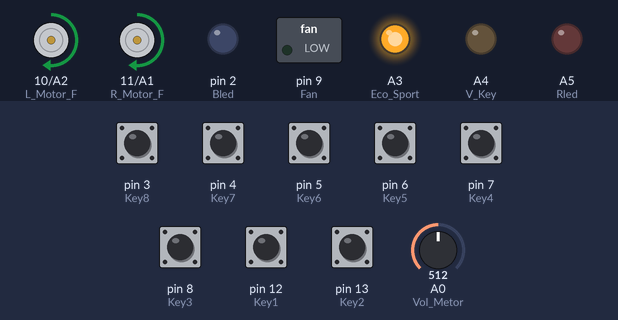
A sketch run on a simulated Arduino Nano, built with avr-gcc and run on an emulated ATmega328P. Shown: motor-driver pin pairs drawn as motors (green arrow = first pin HIGH = forward, orange = second pin HIGH = backward, longer = more drive), switched loads named in the sketch (green lamp = pin HIGH), output pins drawn as LEDs (lit = HIGH). The test bench sets the inputs (shaded band); at power-on: pin 3 (Key8), pin 4 (Key7), pin 5 (Key6), pin 6 (Key5), pin 7 (Key4), pin 8 (Key3), pin 12 (Key1), pin 13 (Key2) HIGH, A0 (Vol_Metor) = 512.

Above: at 2.2 s.
2.3 s: pin 3 (Key8) pulled LOW for 0.15 s
At 3.6 s:
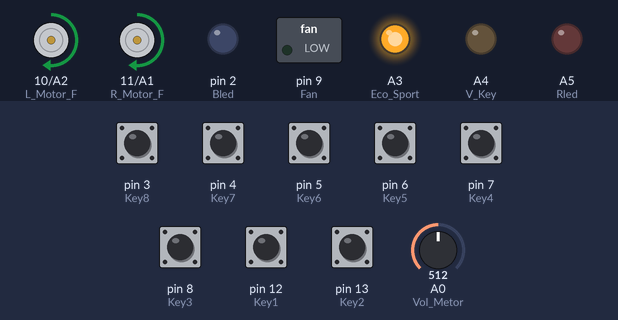
3.9 s: A0 (Vol_Metor) set to 418
5.4 s: A0 (Vol_Metor) set to 387
At 6.6 s:
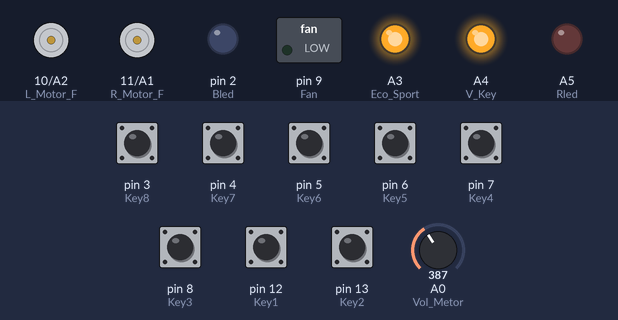
6.9 s: A0 (Vol_Metor) set to 410
At 7.8 s:
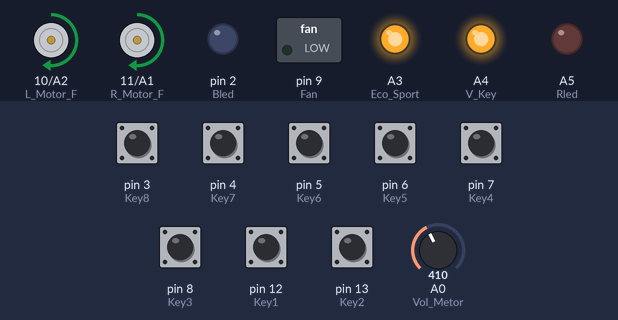
8.4 s: pin 4 (Key7) pulled LOW for 0.15 s
At 9.7 s:
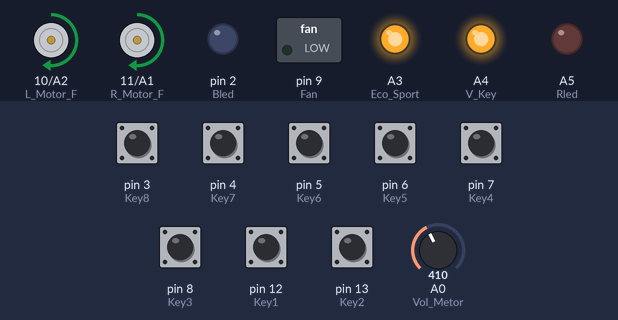
10.0 s: pin 12 (Key1) pulled LOW for 0.15 s
At 10.9 s:
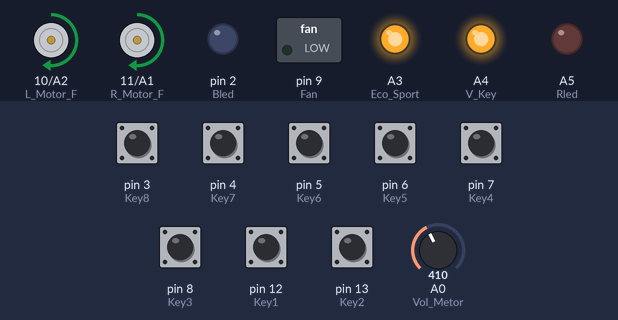
Timing chart, 0 to 12.6 s (numbered marks = the images above; inputs shaded):
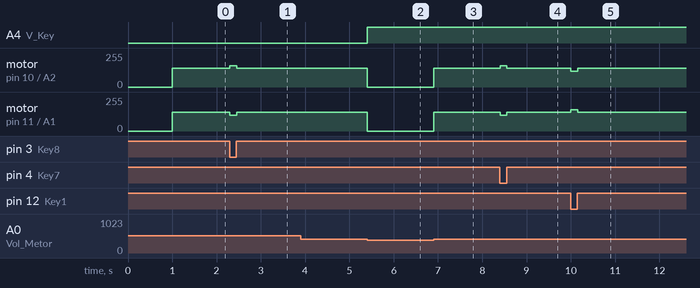

Measured:
- the behaviour switches between 400 and 399 on A0 (Vol_Metor) (found by bisection; images 1 and 2)
- after the input at 2.3 s, motor on pin 10 (L_Motor_F) / A2 (L_Motor_B): forward 140/255 → forward 160/255 at once, → forward 140/255 0.15 s later; motor on pin 11 (R_Motor_F) / A1 (R_Motor_B): forward 140/255 → forward 120/255 at once, → forward 140/255 0.15 s later
- after the input at 3.9 s, every drawn part: stays the same
- after the input at 5.4 s, A4 (V_Key): LOW → HIGH at once; motor on pin 10 (L_Motor_F) / A2 (L_Motor_B), motor on pin 11 (R_Motor_F) / A1 (R_Motor_B): forward 140/255 → stopped at once
- after the input at 6.9 s, motor on pin 10 (L_Motor_F) / A2 (L_Motor_B), motor on pin 11 (R_Motor_F) / A1 (R_Motor_B): stopped → forward 140/255 at once
- after the input at 8.4 s, motor on pin 10 (L_Motor_F) / A2 (L_Motor_B): forward 140/255 → forward 160/255 at once, → forward 140/255 0.15 s later; motor on pin 11 (R_Motor_F) / A1 (R_Motor_B): forward 140/255 → forward 120/255 at once, → forward 140/255 0.15 s later
- after the input at 10.0 s, motor on pin 10 (L_Motor_F) / A2 (L_Motor_B): forward 140/255 → forward 120/255 at once, → forward 140/255 0.15 s later; motor on pin 11 (R_Motor_F) / A1 (R_Motor_B): forward 140/255 → forward 160/255 at once, → forward 140/255 0.15 s later

The sketch:

main.ino
```cpp
#define L_Motor_F 10
#define R_Motor_F 11
#define L_Motor_B A2
#define R_Motor_B A1
#define Key8      3
#define Key7      4
#define Key6      5
#define Key5      6
#define Key4      7
#define Key3      8
#define Key2      13
#define Key1      12
#define Fan       9
#define Gled      A7
#define Rled      A5
#define Bled      2
#define V_Key     A4
#define Eco_Sport A3
#define Vol_Metor A0
int V_Key8      = 0;
int V_Key7      = 0;
int V_Key6      = 0;
int V_Key5      = 0;
int V_Key4      = 0;
int V_Key3      = 0;
int V_Key2      = 0;
int V_Key1      = 0;
int outline     = 0;
int previous_outline = 0;
int leftSpeed   = 0;
int rightSpeed  = 0;
#define speedPosito  140
int attacknoise = 0;
#define num_attacknoise  200
#define k_p  20
#define k_d  20
int P = 0, D = 0;
int Output = 0;
int error();
void robotRun();
void stopRobot();
void deBug();

//----------------------------------------------------------------------------------------------------------//
//----------------------------------------------------------------------------------------------------------//
//----------------------------------------------------------------------------------------------------------//
//----------------------------------------------------------------------------------------------------------//
//----------------------------------------------------------------------------------------------------------//
void setup()
{
    Serial.begin(9600);
    pinMode(L_Motor_F, OUTPUT);
    pinMode(R_Motor_F, OUTPUT);
    pinMode(L_Motor_B, OUTPUT);
    pinMode(R_Motor_B, OUTPUT);
    pinMode(Key8     , INPUT );
    pinMode(Key7     , INPUT );
    pinMode(Key6     , INPUT );
    pinMode(Key5     , INPUT );
    pinMode(Key4     , INPUT );
    pinMode(Key3     , INPUT );
    pinMode(Key2     , INPUT );
    pinMode(Key1     , INPUT );
    pinMode(Fan      , OUTPUT);
    pinMode(Gled     , OUTPUT);
    pinMode(Rled     , OUTPUT);
    pinMode(Bled     , OUTPUT);
    pinMode(V_Key    , OUTPUT);
    pinMode(Eco_Sport, OUTPUT);
    pinMode(Vol_Metor, INPUT );
    digitalWrite(Eco_Sport, HIGH);
    digitalWrite(V_Key, LOW);
    digitalWrite(R_Motor_B, LOW);
    digitalWrite(L_Motor_B, LOW);

    delay(1000);
}

void loop()
{
    if (analogRead(Vol_Metor)>=400){
        robotRun();
    } else {
        stopRobot();
    }
    // deBug();
}
//----------------------------------------------------------------------------------------------------------//
//----------------------------------------------------------------------------------------------------------//
//----------------------------------------------------------------------------------------------------------//
//----------------------------------------------------------------------------------------------------------//
//----------------------------------------------------------------------------------------------------------//

int error()
{
    V_Key8 = digitalRead(Key8);
    V_Key7 = digitalRead(Key7);
    V_Key6 = digitalRead(Key6);
    V_Key5 = digitalRead(Key5);
    V_Key4 = digitalRead(Key4);
    V_Key3 = digitalRead(Key3);
    V_Key2 = digitalRead(Key2);
    V_Key1 = digitalRead(Key1);
    if (V_Key8 == 0) {V_Key8 = 1;} else {V_Key8 = 0;}
    if (V_Key7 == 0) {V_Key7 = 1;} else {V_Key7 = 0;}
    if (V_Key6 == 0) {V_Key6 = 1;} else {V_Key6 = 0;}
    if (V_Key5 == 0) {V_Key5 = 1;} else {V_Key5 = 0;}
    if (V_Key4 == 0) {V_Key4 = 1;} else {V_Key4 = 0;}
    if (V_Key3 == 0) {V_Key3 = 1;} else {V_Key3 = 0;}
    if (V_Key2 == 0) {V_Key2 = 1;} else {V_Key2 = 0;}
    if (V_Key1 == 0) {V_Key1 = 1;} else {V_Key1 = 0;}
    if (attacknoise > 0){
        attacknoise --;
        if (outline > 0) {
            return 10;
        } else {
            return -10;
        }
    }
    if (V_Key8==1&&V_Key7==1&&V_Key6==1&&V_Key5==1&&V_Key4==1&&V_Key3==1&&V_Key2==1&&V_Key1==1)
    {
        attacknoise = num_attacknoise;
        if (outline > 0) {
            return 10;
        } else {
            return -10;
        }
    }
    else
    {
        int GainSsLine = (V_Key8*(-10))+(V_Key7*(-8))+(V_Key6*(-3))+(V_Key5*0)+(V_Key4*0)+(V_Key3*3)+(V_Key2*8)+(V_Key1*10);
        int NumOfLine = 8-(V_Key8 + V_Key7 + V_Key6 + V_Key5 + V_Key4 + V_Key3 + V_Key2 + V_Key1);
        if (NumOfLine == 0) NumOfLine = 1;
        return GainSsLine/NumOfLine;
    }
}

void robotRun()
{
    outline = error();
    if (outline == 0)
    {   leftSpeed = speedPosito;
        rightSpeed = speedPosito;
        analogWrite(L_Motor_F, leftSpeed);
        analogWrite(R_Motor_F, rightSpeed);
    }
    else
    {
        // myPID.Compute();
        P = outline;
        D = outline - previous_outline;
        previous_outline = outline;
        Output = (P*k_p) + (D*k_d);

        leftSpeed  = speedPosito - Output;
        if (leftSpeed > 255) {leftSpeed = 255;}
        if (leftSpeed < 0) {leftSpeed = 0;}
        rightSpeed = speedPosito + Output;
        if (rightSpeed > 255) {rightSpeed = 255;}
        if (rightSpeed < 0) {rightSpeed =0;}
        analogWrite(L_Motor_F, leftSpeed );
        analogWrite(R_Motor_F, rightSpeed);
    }
}

void stopRobot()
{
    leftSpeed = 0;
    rightSpeed = 0;
    digitalWrite(V_Key, HIGH);
    analogWrite(L_Motor_F, leftSpeed);
    analogWrite(L_Motor_B, 0);
    analogWrite(R_Motor_F, rightSpeed);
    analogWrite(R_Motor_B, 0);
}

void deBug(){
    Serial.print("  "); Serial.print(V_Key8);
    Serial.print("  "); Serial.print(V_Key7);
    Serial.print("  "); Serial.print(V_Key6);
    Serial.print("  "); Serial.print(V_Key5);
    Serial.print("  "); Serial.print(V_Key4);
    Serial.print("  "); Serial.print(V_Key3);
    Serial.print("  "); Serial.print(V_Key2);
    Serial.print("  "); Serial.print(V_Key1);
    Serial.print("       "); Serial.print(leftSpeed);
    Serial.print("           "); Serial.print(rightSpeed);
    Serial.print("  outline  "); Serial.println(outline);
}
```
